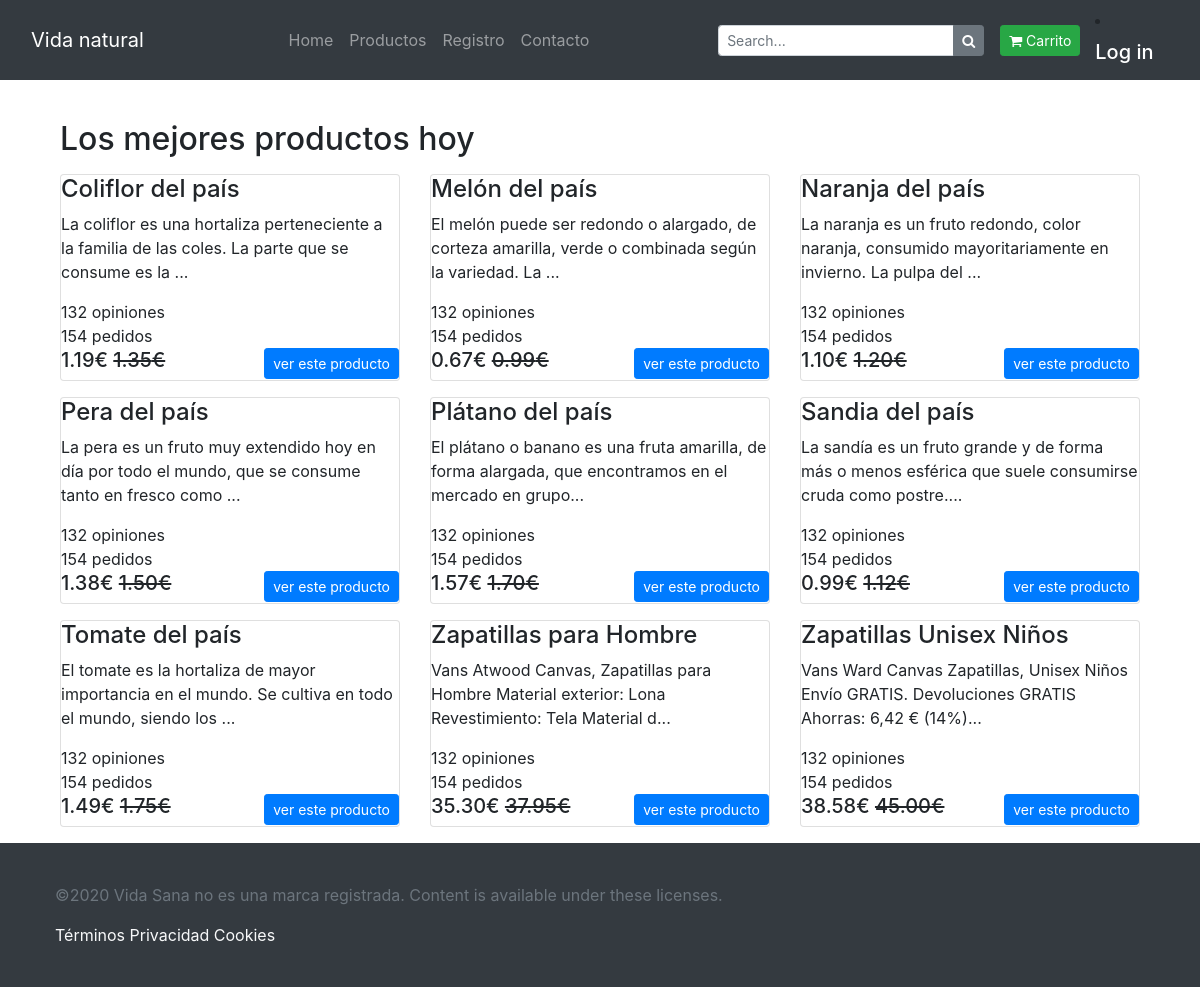
The page /eshop/index.php?menu=allproducts on the database its author committed.
### tables this page shows
CREATE TABLE `ti_desc_producto` (
  `id_producto` varchar(20) NOT NULL,
  `id_idioma` varchar(2) NOT NULL,
  `descripcion_corta` varchar(200) DEFAULT NULL,
  `descripcion_larga` varchar(4000) DEFAULT NULL
);

CREATE TABLE `tm_producto` (
  `id_producto` varchar(20) NOT NULL,
  `precio_actual` decimal(10,2) NOT NULL,
  `es_oferta` varchar(1) DEFAULT NULL,
  `precio_oferta` decimal(10,2) DEFAULT NULL,
  `reserva_inicial` date DEFAULT NULL,
  `reserva_actual` date DEFAULT NULL,
  `reserva_notificacion` date DEFAULT NULL,
  `stock` decimal(10,0) NOT NULL,
  `imagen` blob DEFAULT NULL
);

### eshop/routing.php (called while the page is built, shortened)
<?php
	$page='home/index.php';
	if (!empty($_GET)) {
		$menu=$_GET['menu'];
		switch ($menu) {
			case 'allproducts':
				$page='products/products.php';
				break;
		}
	}
	require_once($page);
 ?>

### eshop/index.php (called while the page is built)
<?php
	require_once('Layouts/layout.php');
 ?>

### eshop/products/products.php (the view, shortened to what this page needs)
<div class="container">
<br>
    <p class="text-center">
<?php
        require("includes/conexion.php");
        if  (!isset($mycategory))
        {
            echo '<h2>Los mejores productos hoy</h2>';
            $sql="CALL getProducts('ES')";
        }
        else{
            echo '<h2>Productos por Categoría</h2>';
            $sql="call getProductByCategory ('$mycategory','ES')";
        }
        $query = $conexion->query($sql);
     ?>
    </p>
<div class="row">
<?php
while ($row=mysqli_fetch_array($query))
{
        ?>
<div class="col-md-4">
	<figure class="card card-product">
		<figcaption class="info-wrap">
				<h4 class="title"><?php echo $row['descripcion_corta'] ?></h4>
				<p class="desc"><?php  echo $row['descripcion_larga'] ?>...</p>
				<div class="rating-wrap">
					<div class="label-rating">132 opiniones</div>
					<div class="label-rating">154 pedidos</div>
				</div>
		</figcaption>
		<div class="bottom-wrap">
			<a href="?menu=producto&producto=<?php echo $row['id_producto'] ?>" class="btn btn-sm btn-primary float-right">ver este producto</a>
			<div class="price-wrap h5">
				<span class="price-new"><?php echo $row['precio_oferta'] ?>€ </span> <del class="price-old"><?php echo $row['precio_actual'] ?>€</del>
			</div>
		</div>
	</figure>
</div>
    <?php
}
?>
</div>
</div>

### rows shown on the page
ti_desc_producto: descripcion_corta "Coliflor del país", descripcion_larga "La coliflor es una hortaliza perteneciente a la familia de las coles. La parte que se consume es la", id_producto.precio_oferta "1.19", id_producto.precio_actual "1.35"
ti_desc_producto: descripcion_corta "Melón del país", descripcion_larga "El melón puede ser redondo o alargado, de corteza amarilla, verde o combinada según la variedad. La", id_producto.precio_oferta "0.67", id_producto.precio_actual "0.99"
ti_desc_producto: descripcion_corta "Naranja del país", descripcion_larga "La naranja es un fruto redondo, color naranja, consumido mayoritariamente en invierno. La pulpa del", id_producto.precio_oferta "1.10", id_producto.precio_actual "1.20"
ti_desc_producto: descripcion_corta "Pera del país", descripcion_larga "La pera es un fruto muy extendido hoy en día por todo el mundo, que se consume tanto en fresco como", id_producto.precio_oferta "1.38", id_producto.precio_actual "1.50"
ti_desc_producto: descripcion_corta "Plátano del país", descripcion_larga "El plátano o banano es una fruta amarilla, de forma alargada, que encontramos en el mercado en grupo", id_producto.precio_oferta "1.57", id_producto.precio_actual "1.70"
ti_desc_producto: descripcion_corta "Sandia del país", descripcion_larga "La sandía es un fruto grande y de forma más o menos esférica que suele consumirse cruda como postre.", id_producto.precio_oferta "0.99", id_producto.precio_actual "1.12"
ti_desc_producto: descripcion_corta "Tomate del país", descripcion_larga "El tomate es la hortaliza de mayor importancia en el mundo. Se cultiva en todo el mundo, siendo los", id_producto.precio_oferta "1.49", id_producto.precio_actual "1.75"
ti_desc_producto: descripcion_corta "Zapatillas para Hombre", descripcion_larga "Vans Atwood Canvas, Zapatillas para Hombre Material exterior: Lona Revestimiento: Tela Material d", id_producto.precio_oferta "35.30", id_producto.precio_actual "37.95"
ti_desc_producto: descripcion_corta "Zapatillas Unisex Niños", descripcion_larga "Vans Ward Canvas Zapatillas, Unisex Niños Envío GRATIS. Devoluciones GRATIS Ahorras: 6,42 € (14%)", id_producto.precio_oferta "38.58", id_producto.precio_actual "45.00"
